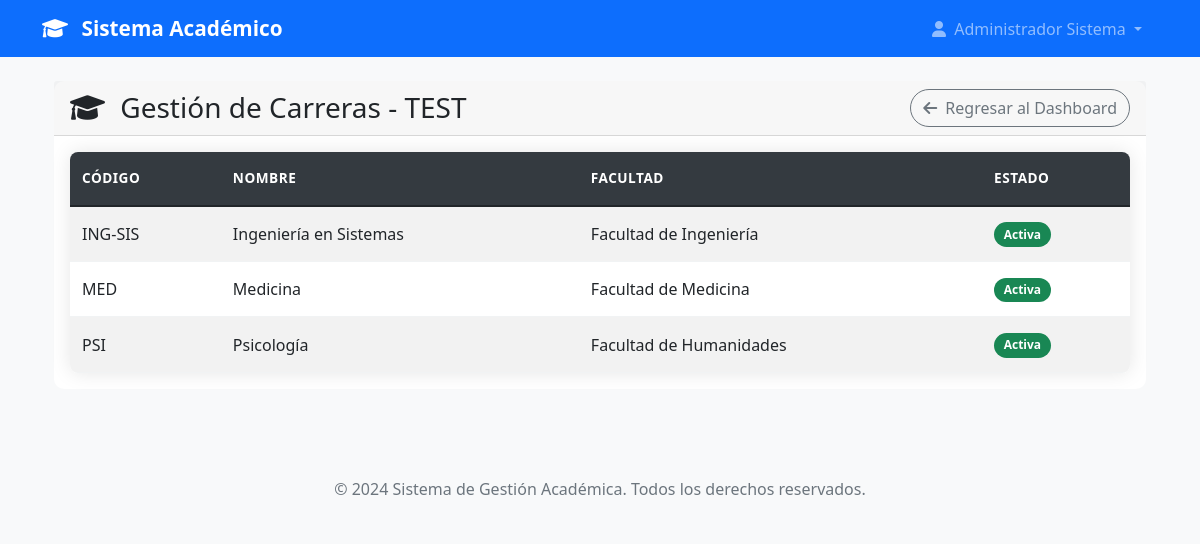
Before: /admin/carreras/test (signed in) with the older database file.
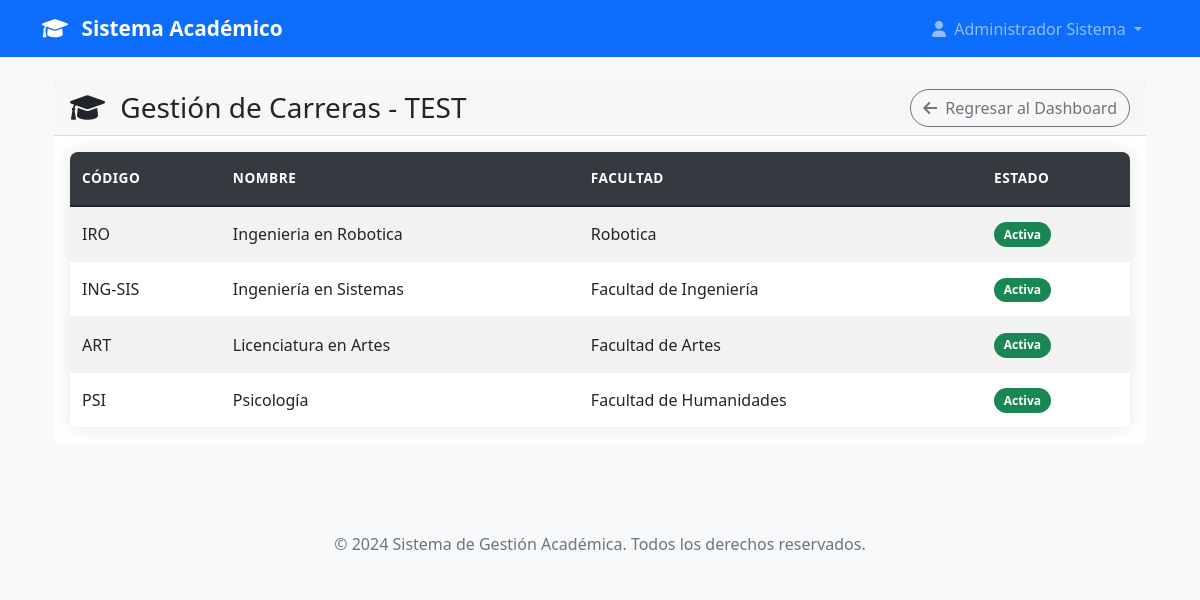
After: the same page with the newer database file.
### models.py (models this page shows, shortened)
class Carrera(db.Model):
    id = db.Column(db.Integer, primary_key=True)
    nombre = db.Column(db.String(150), nullable=False, unique=True)
    codigo = db.Column(db.String(10), nullable=False, unique=True)  # Ej: "ING-SIS", "MED", etc.
    descripcion = db.Column(db.Text)
    facultad = db.Column(db.String(100))
    activa = db.Column(db.Boolean, default=True)
    fecha_creacion = db.Column(db.DateTime, default=datetime.utcnow)
    creada_por = db.Column(db.Integer, db.ForeignKey('user.id'), nullable=False)
    creador = db.relationship('User', foreign_keys=[creada_por], backref=db.backref('carreras_creadas', lazy=True))

### app.py (the view)
@app.route('/admin/carreras/test')
@login_required
def test_carreras():
    if not current_user.is_admin():
        flash('No tienes permisos para acceder a esta página.', 'error')
        return redirect(url_for('dashboard'))
    carreras = Carrera.query.filter_by(activa=True).order_by(Carrera.nombre).all()
    return render_template('admin/carreras_test.html', carreras=carreras)

### app.py (called while the page is built)
@login_manager.user_loader
def load_user(user_id):
    return User.query.get(int(user_id))

@app.context_processor
def inject_user_counts():
    if current_user.is_authenticated and current_user.is_admin():
        return dict(
            total_users=User.query.count(),
            total_admins=User.query.filter_by(rol='admin').count(),
            total_jefes=User.query.filter_by(rol='jefe_carrera').count(),
            total_profesores=User.query.filter(User.rol.in_(['profesor_completo', 'profesor_asignatura'])).count()
        )
    return dict()

### models.py (called while the page is built)
    def get_nombre_completo(self):
        return f"{self.nombre} {self.apellido}"

    def is_admin(self):
        return self.rol == 'admin'

### templates/admin/carreras_test.html (shortened to what this page needs)
{% extends "base.html" %}
{% block content %}
<div class="container-fluid">
    <div class="row">
        <div class="col-12">
            <div class="card">
                <div class="card-header d-flex justify-content-between align-items-center">
                    <h3 class="card-title mb-0">
                        <i class="fas fa-graduation-cap me-2"></i>
                        Gestión de Carreras - TEST
                    </h3>
                    <a href="{{ url_for('dashboard') }}" class="btn btn-outline-secondary">
                        <i class="fas fa-arrow-left me-1"></i>
                        Regresar al Dashboard
                    </a>
                </div>
                <div class="card-body">
                    {% if carreras %}
                        <div class="table-responsive">
                            <table class="table table-striped">
                                <thead>
                                    <tr>
                                        <th>Código</th>
                                        <th>Nombre</th>
                                        <th>Facultad</th>
                                        <th>Estado</th>
                                    </tr>
                                </thead>
                                <tbody>
                                    {% for carrera in carreras %}
                                    <tr>
                                        <td>{{ carrera.codigo }}</td>
                                        <td>{{ carrera.nombre }}</td>
                                        <td>{{ carrera.facultad or 'No especificada' }}</td>
                                        <td>
                                            {% if carrera.activa %}
                                                <span class="badge bg-success">Activa</span>
                                            {% else %}
                                                <span class="badge bg-danger">Inactiva</span>
                                            {% endif %}
                                        </td>
                                    </tr>
                                    {% endfor %}
                                </tbody>
                            </table>
                        </div>
                    {% else %}
                        <div class="alert alert-info text-center">
                            <h4>No hay carreras registradas</h4>
                            <p>Comience agregando la primera carrera al sistema</p>
                        </div>
                    {% endif %}
                </div>
            </div>
        </div>
    </div>
</div>
{% endblock %}

Changed rows visible on the page:
changed Carrera: codigo "MED" → "IRO"; nombre "Medicina" → "Ingenieria en Robotica"; facultad "Facultad de Medicina" → "Robotica"; moves up the list
added Carrera: codigo "ART", nombre "Licenciatura en Artes", facultad "Facultad de Artes", activa "Activa"
